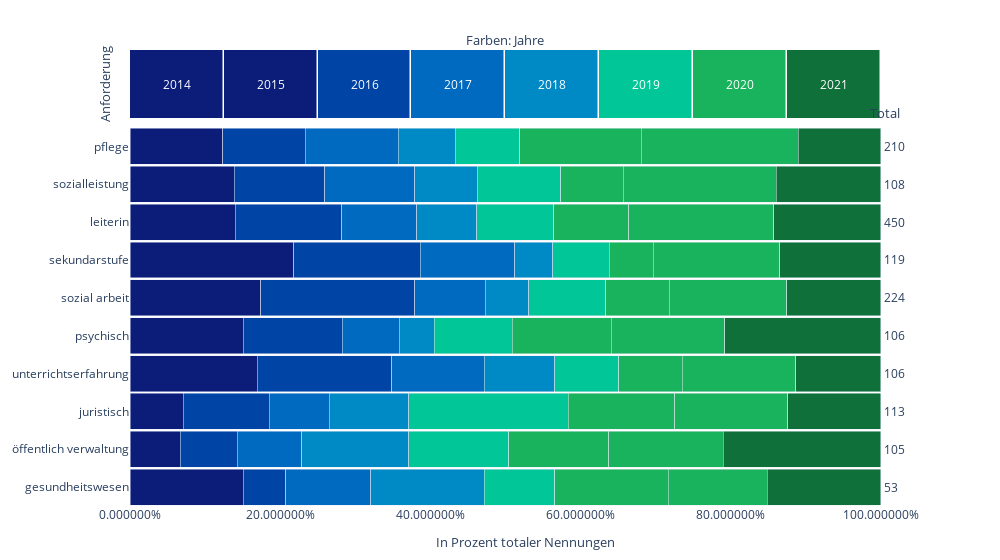

Notebook source saved alongside this figure:
### Code cell
# Abbildung 16 (in Bachelorarbeit)
# Top 10 veränderter Anforderungen 2020 Hauptkategorie IT-Kenntnisse in relativen Zahlen
# Datengrundlage
total = anforderungen['2014 %'] + anforderungen['2015 %'] + anforderungen['2016 %'] + anforderungen['2017 %'] + anforderungen['2018 %'] + anforderungen['2019 %'] + anforderungen['2020 %']+ anforderungen['2021 %']
anforderungen['2020_total'] = anforderungen['2020 %'] / total
df_WIN = anforderungen.sort_values(by=('2020_total'), ascending=False).query('hauptkategorie == "'+Hauptkategorie+'"').head(10)
df_WIN = df_WIN.sort_values(by=('2020_total'), ascending=True)

words = df_WIN['word']
total = df_WIN['2014'] + df_WIN['2015'] + df_WIN['2016'] + df_WIN['2017'] + df_WIN['2018'] + df_WIN['2019'] + df_WIN['2020'] + df_WIN['2021']

trace1 = go.Bar(y = words, x = df_WIN['2014'] / total, name = "2014", marker = dict(color= '#0b1d78'), orientation = "h",)
trace2 = go.Bar(y = words, x = df_WIN['2015'] / total, name = "2015", marker = dict(color= '#0045a5'), orientation = "h")
trace3 = go.Bar(y = words, x = df_WIN['2016'] / total, name = "2016", marker = dict(color= '#0069c0'), orientation = "h")
trace4 = go.Bar(y = words, x = df_WIN['2017'] / total, name = "2017", marker = dict(color= '#008ac5'), orientation = "h")
trace5 = go.Bar(y = words, x = df_WIN['2018'] / total, name = "2018", marker = dict(color= '#00c698'), orientation = "h")
trace6 = go.Bar(y = words, x = df_WIN['2019'] / total, name = "2019", marker = dict(color= '#18b35c'), orientation = "h")
trace7 = go.Bar(y = words, x = df_WIN['2020'] / total, name = "2020", marker = dict(color= '#18b35c'), orientation = "h")
trace8 = go.Bar(y = words, x = df_WIN['2021'] / total, name = "2021", marker = dict(color= '#0f703a'), orientation = "h",
    text=total,    textposition = 'outside',)
large_title_format = "<span style='font-size:13px; writing-mode:horizontal-lr;'>Total</span>"

layout = dict(
    title = dict(text = large_title_format  ,x=0.9, y=0.81),
    margin = dict(t=50, l=15,b=25),
    xaxis = dict(title="<span style='font-size:13px;'>Farben: Jahre</span>", side="top",title_standoff=0, domain=[0,0.95], showticklabels = False),
    xaxis2 = dict(domain=[0,1], tickformat = '%', title="<span style='font-size:13px;'>In Prozent totaler Nennungen</span>"),
    yaxis = dict(domain=[0.85,1], showticklabels = False, title="<span style='font-size:13px;'>Anforderung</span>"),
    yaxis2={'categoryorder': 'array',
            'domain':[0,0.83],
           },
    barmode = "stack",
    bargap = 0.05,
    showlegend = False,
    width = 1000,
    plot_bgcolor = "#fff"
)
colorscale = ff.create_annotated_heatmap(
    z=[[1,2,3,4,5,6,7,8]],
        annotation_text =[[text for text in ["2014", "2015", "2016", "2017", "2018", "2019","2020","2021"]]],
    colorscale= [
        [0.000,"#0b1d78"],[0.143,"#0b1d78"],
        [0.143,"#0045a5"],[0.286,"#0045a5"],
        [0.286,"#0069c0"],[0.429,"#0069c0"],
        [0.429,"#008ac5"],[0.572,"#008ac5"],
        [0.572,"#00c698"],[0.715,"#00c698"],
        [0.715,"#18b35c"],[0.858,"#18b35c"],
        [0.858,"#0f703a"],[0.900,"#0f703a"],
        [0.900,"#0f703a"],[1.000,"#0f703a"],
    ],
    font_colors = ["white", "white", "white", "white", "white", "white", "white", "white"],
    xgap = 1.5,
    showscale = False
)
data = [trace1, trace2, trace3, trace4, trace5, trace6, trace7, trace8]

fig = subplots.make_subplots(
    rows=2, 
    cols=1, 
    shared_yaxes=True, 
    shared_xaxes=False, 
    horizontal_spacing = 0.02, 
    vertical_spacing = 0.01,)
fig.append_trace(colorscale.data[0],1,1); 
fig.append_trace(trace1,2,1); 
fig.append_trace(trace2,2,1); 
fig.append_trace(trace3,2,1);
fig.append_trace(trace4,2,1);
fig.append_trace(trace5,2,1);
fig.append_trace(trace6,2,1);
fig.append_trace(trace7,2,1);
fig.append_trace(trace8,2,1);
annot1 = list(colorscale.layout.annotations)
for k in range(len(annot1)):    
    annot1[k]['xref'] = 'x'
    annot1[k]['yref'] = 'y'  
fig.update_layout(annotations=annot1) 
fig.update_layout(layout)
iplot(fig)

### Figure 1 — Plotly figure (JSON) as saved in the notebook; plotly's stock layout.template omitted (floating-point values rounded to 4 significant figures)
{"data": [{"colorscale": [[0, "#0b1d78"], [0.143, "#0b1d78"], [0.143, "#0045a5"], [0.286, "#0045a5"], [0.286, "#0069c0"], [0.429, "#0069c0"], [0.429, "#008ac5"], [0.572, "#008ac5"], [0.572, "#00c698"], [0.715, "#00c698"], [0.715, "#18b35c"], [0.858, "#18b35c"], [0.858, "#0f703a"], [0.9, "#0f703a"], [0.9, "#0f703a"], [1, "#0f703a"]], "reversescale": false, "showscale": false, "type": "heatmap", "xaxis": "x", "xgap": 1.5, "yaxis": "y", "z": [[1, 2, 3, 4, 5, 6, 7, 8]]}, {"marker": {"color": "#0b1d78"}, "name": "2014", "orientation": "h", "type": "bar", "x": [0.1509, 0.06667, 0.0708, 0.1698, 0.1509, 0.1741, 0.2185, 0.14, 0.1389, 0.1238], "xaxis": "x2", "y": ["gesundheitswesen", "öffentlich verwaltung", "juristisch", "unterrichtserfahrung", "psychisch", "sozial arbeit", "sekundarstufe", "leiterin", "sozialleistung", "pflege"], "yaxis": "y2"}, {"marker": {"color": "#0045a5"}, "name": "2015", "orientation": "h", "type": "bar", "x": [0.0566, 0.07619, 0.115, 0.1792, 0.1321, 0.2054, 0.1681, 0.1422, 0.1204, 0.1095], "xaxis": "x2", "y": ["gesundheitswesen", "öffentlich verwaltung", "juristisch", "unterrichtserfahrung", "psychisch", "sozial arbeit", "sekundarstufe", "leiterin", "sozialleistung", "pflege"], "yaxis": "y2"}, {"marker": {"color": "#0069c0"}, "name": "2016", "orientation": "h", "type": "bar", "x": [0.1132, 0.08571, 0.07965, 0.1226, 0.07547, 0.09375, 0.1261, 0.1, 0.1204, 0.1238], "xaxis": "x2", "y": ["gesundheitswesen", "öffentlich verwaltung", "juristisch", "unterrichtserfahrung", "psychisch", "sozial arbeit", "sekundarstufe", "leiterin", "sozialleistung", "pflege"], "yaxis": "y2"}, {"marker": {"color": "#008ac5"}, "name": "2017", "orientation": "h", "type": "bar", "x": [0.1509, 0.1429, 0.1062, 0.09434, 0.04717, 0.05804, 0.05042, 0.08, 0.08333, 0.07619], "xaxis": "x2", "y": ["gesundheitswesen", "öffentlich verwaltung", "juristisch", "unterrichtserfahrung", "psychisch", "sozial arbeit", "sekundarstufe", "leiterin", "sozialleistung", "pflege"], "yaxis": "y2"}, {"marker": {"color": "#00c698"}, "name": "2018", "orientation": "h", "type": "bar", "x": [0.09434, 0.1333, 0.2124, 0.08491, 0.1038, 0.1027, 0.07563, 0.1022, 0.1111, 0.08571], "xaxis": "x2", "y": ["gesundheitswesen", "öffentlich verwaltung", "juristisch", "unterrichtserfahrung", "psychisch", "sozial arbeit", "sekundarstufe", "leiterin", "sozialleistung", "pflege"], "yaxis": "y2"}, {"marker": {"color": "#18b35c"}, "name": "2019", "orientation": "h", "type": "bar", "x": [0.1509, 0.1333, 0.1416, 0.08491, 0.1321, 0.08482, 0.05882, 0.1, 0.08333, 0.1619], "xaxis": "x2", "y": ["gesundheitswesen", "öffentlich verwaltung", "juristisch", "unterrichtserfahrung", "psychisch", "sozial arbeit", "sekundarstufe", "leiterin", "sozialleistung", "pflege"], "yaxis": "y2"}, {"marker": {"color": "#18b35c"}, "name": "2020", "orientation": "h", "type": "bar", "x": [0.1321, 0.1524, 0.1504, 0.1509, 0.1509, 0.1562, 0.1681, 0.1933, 0.2037, 0.2095], "xaxis": "x2", "y": ["gesundheitswesen", "öffentlich verwaltung", "juristisch", "unterrichtserfahrung", "psychisch", "sozial arbeit", "sekundarstufe", "leiterin", "sozialleistung", "pflege"], "yaxis": "y2"}, {"marker": {"color": "#0f703a"}, "name": "2021", "orientation": "h", "text": [53, 105, 113, 106, 106, 224, 119, 450, 108, 210], "textposition": "outside", "type": "bar", "x": [0.1509, 0.2095, 0.1239, 0.1132, 0.2075, 0.125, 0.1345, 0.1422, 0.1389, 0.1095], "xaxis": "x2", "y": ["gesundheitswesen", "öffentlich verwaltung", "juristisch", "unterrichtserfahrung", "psychisch", "sozial arbeit", "sekundarstufe", "leiterin", "sozialleistung", "pflege"], "yaxis": "y2"}], "layout": {"annotations": [{"font": {"color": "white"}, "showarrow": false, "text": "2014", "x": 0, "xref": "x", "y": 0, "yref": "y"}, {"font": {"color": "white"}, "showarrow": false, "text": "2015", "x": 1, "xref": "x", "y": 0, "yref": "y"}, {"font": {"color": "white"}, "showarrow": false, "text": "2016", "x": 2, "xref": "x", "y": 0, "yref": "y"}, {"font": {"color": "white"}, "showarrow": false, "text": "2017", "x": 3, "xref": "x", "y": 0, "yref": "y"}, {"font": {"color": "white"}, "showarrow": false, "text": "2018", "x": 4, "xref": "x", "y": 0, "yref": "y"}, {"font": {"color": "white"}, "showarrow": false, "text": "2019", "x": 5, "xref": "x", "y": 0, "yref": "y"}, {"font": {"color": "white"}, "showarrow": false, "text": "2020", "x": 6, "xref": "x", "y": 0, "yref": "y"}, {"font": {"color": "white"}, "showarrow": false, "text": "2021", "x": 7, "xref": "x", "y": 0, "yref": "y"}], "bargap": 0.05, "barmode": "stack", "margin": {"b": 25, "l": 15, "t": 50}, "plot_bgcolor": "#fff", "showlegend": false, "title": {"text": "<span style='font-size:13px;'>Total</span>", "x": 0.9, "y": 0.81}, "width": 1000, "xaxis": {"anchor": "y", "domain": [0, 0.95], "showticklabels": false, "side": "top", "title": {"standoff": 0, "text": "<span style='font-size:13px;'>Farben: Jahre</span>"}}, "xaxis2": {"anchor": "y2", "domain": [0, 1], "tickformat": "%", "title": {"text": "<span style='font-size:13px;'>In Prozent totaler Nennungen</span>"}}, "yaxis": {"anchor": "x", "domain": [0.85, 1], "showticklabels": false, "title": {"text": "<span style='font-size:13px;'>Anforderung</span>"}}, "yaxis2": {"anchor": "x2", "categoryorder": "array", "domain": [0, 0.83]}}}
